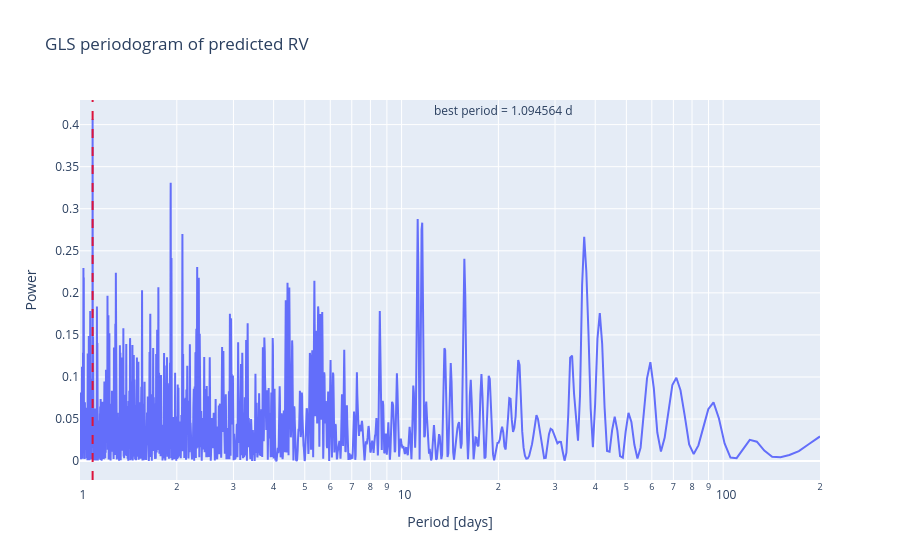

The code cell stored with this chart in its notebook:
### Code cell
from astropy.timeseries import LombScargle

gls_input_df = (
    star_prediction_df[['rjd', 'predicted_true_vrad']]
    .dropna()
    .sort_values('rjd')
    .copy()
)

gls = LombScargle(
    gls_input_df['rjd'].to_numpy(),
    gls_input_df['predicted_true_vrad'].to_numpy(),
    center_data=True,
    fit_mean=True,
)

min_period = 1
max_period = 200

min_frequency = 1 / max_period
max_frequency = 1 / min_period

frequency, power = gls.autopower(
    minimum_frequency=min_frequency,
    maximum_frequency=max_frequency,
)

#frequency, power = gls.autopower()


best_frequency = frequency[np.argmax(power)]
best_period = 1 / best_frequency

gls_periodogram_df = pd.DataFrame(
    {
        'frequency': frequency,
        'period': 1 / frequency,
        'power': power,
    }
).sort_values('period')

fig = go.Figure()
fig.add_trace(
    go.Scatter(
        x=gls_periodogram_df['period'],
        y=gls_periodogram_df['power'],
        mode='lines',
        name='GLS power',
        hovertemplate='period=%{x:.6f} d<br>power=%{y:.6f}<extra></extra>',
    )
)
fig.add_vline(
    x=best_period,
    line_dash='dash',
    line_color='crimson',
    annotation_text=f'best period = {best_period:.6f} d',
    annotation_position='top right',
)
fig.update_layout(
    title='GLS periodogram of predicted RV',
    xaxis_title='Period [days]',
    yaxis_title='Power',
)
fig.update_xaxes(type='log', range=[np.log10(1), np.log10(200)])
fig.show()

pd.Series(
    {
        'best_frequency': best_frequency,
        'best_period_days': best_period,
        'max_power': power.max(),
    }
)

### Figure 1 — Plotly figure (JSON) as saved in the notebook; plotly's stock layout.template omitted (floating-point values rounded to 4 significant figures; data arrays with more than 128 entries replaced by an {"elided": "..."} marker saying what was removed)
{"data": [{"hovertemplate": "period=%{x:.6f} d<br>power=%{y:.6f}<extra></extra>", "mode": "lines", "name": "GLS power", "type": "scatter", "x": {"elided": "2438 float values"}, "y": {"elided": "2438 float values"}}], "layout": {"annotations": [{"showarrow": false, "text": "best period = 1.094564 d", "x": 1.095, "xanchor": "left", "xref": "x", "y": 1, "yanchor": "top", "yref": "y domain"}], "shapes": [{"line": {"color": "crimson", "dash": "dash"}, "type": "line", "x0": 1.095, "x1": 1.095, "xref": "x", "y0": 0, "y1": 1, "yref": "y domain"}], "title": {"text": "GLS periodogram of predicted RV"}, "xaxis": {"range": [0, 2.301], "title": {"text": "Period [days]"}, "type": "log"}, "yaxis": {"title": {"text": "Power"}}}}
